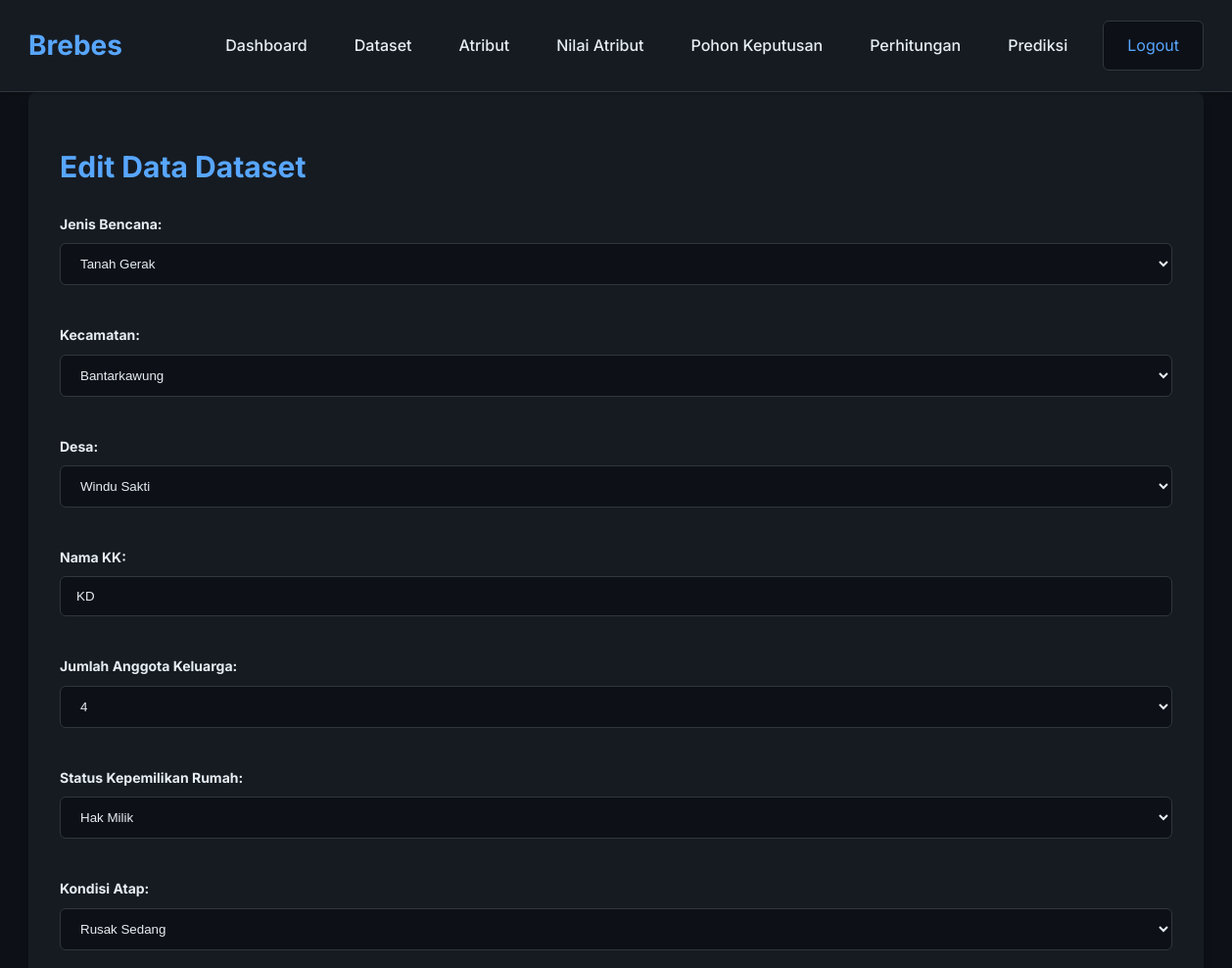
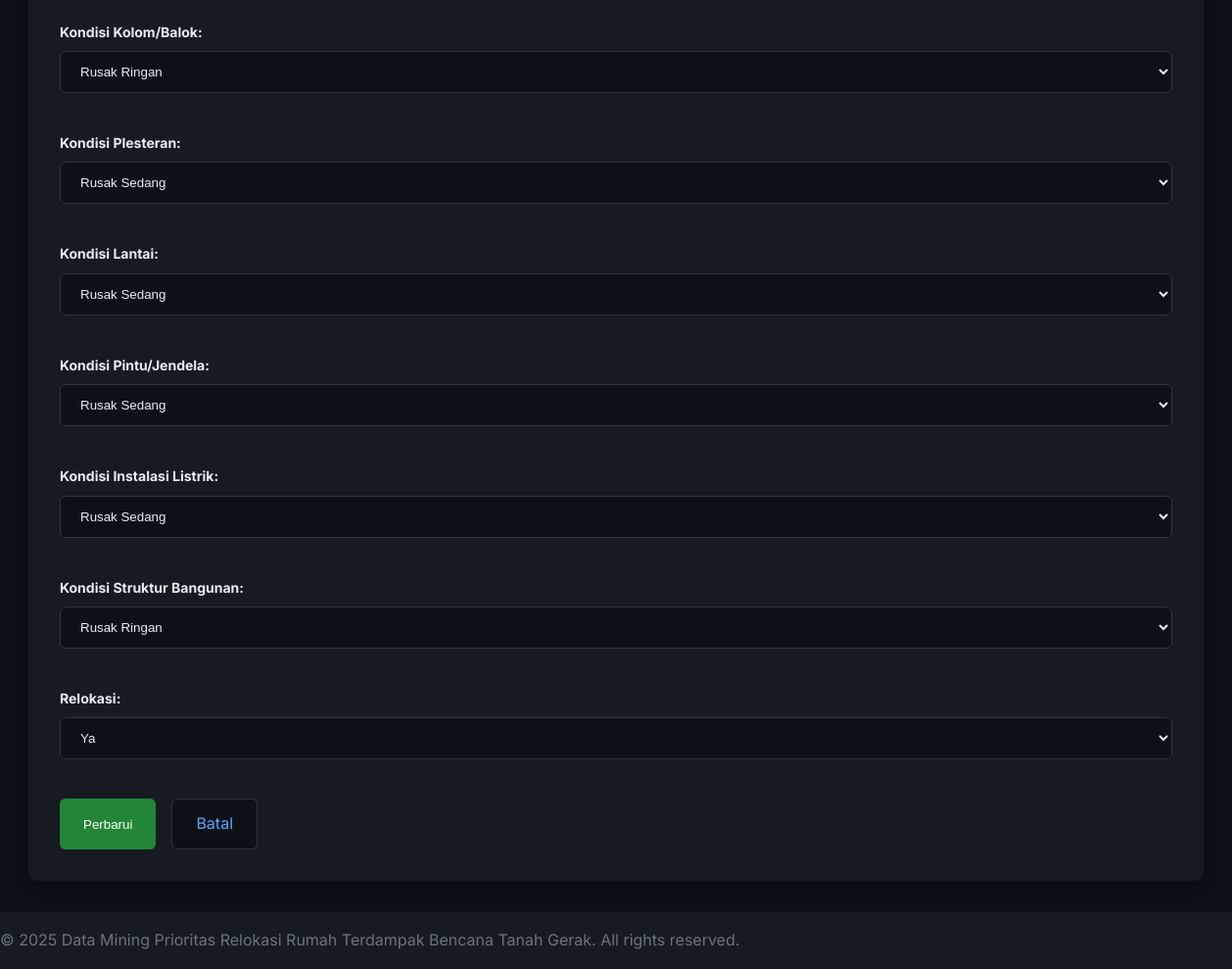
Screenshot of /dataset/edit/2 (signed in) with the database file from the repository (2 pictures, top to bottom).
### app.py (models this page shows)
class Dataset(db.Model):
    __tablename__ = 'tb_dataset'
    id = db.Column(db.Integer, primary_key=True)
    jenis_bencana = db.Column(db.String(50), nullable=False)
    kecamatan = db.Column(db.String(50), nullable=False)
    desa = db.Column(db.String(50), nullable=False)
    nama_kk = db.Column(db.String(100), nullable=False)
    jumlah_anggota_keluarga = db.Column(db.String(10), nullable=False) # Menggunakan string untuk '5+'
    status_kepemilikan_rumah = db.Column(db.String(50), nullable=False)
    kondisi_atap = db.Column(db.String(50), nullable=False)
    kondisi_kolom_balok = db.Column(db.String(50), nullable=False)
    kondisi_plesteran = db.Column(db.String(50), nullable=False)
    kondisi_lantai = db.Column(db.String(50), nullable=False)
    kondisi_pintu_jendela = db.Column(db.String(50), nullable=False)
    kondisi_instalasi_listrik = db.Column(db.String(50), nullable=False)
    kondisi_struktur_bangunan = db.Column(db.String(50), nullable=False)
    relokasi = db.Column(db.String(10), nullable=False) # Kolom target

class NilaiAtribut(db.Model):
    __tablename__ = 'tb_nilai_atribut'
    id = db.Column(db.Integer, primary_key=True)
    id_atribut = db.Column(db.Integer, db.ForeignKey('tb_atribut.id'), nullable=False)
    nilai = db.Column(db.String(100), nullable=False)

### app.py (the view, shortened to what this page needs)
@app.route('/dataset/edit/<int:id>', methods=['GET', 'POST'])
@login_required
def edit_dataset(id):
    data_entry = Dataset.query.get_or_404(id)
    jenis_bencana_values = [na.nilai for na in NilaiAtribut.query.join(Atribut).filter(Atribut.nama == 'JENIS_BENCANA').all()]
    kecamatan_values = [na.nilai for na in NilaiAtribut.query.join(Atribut).filter(Atribut.nama == 'KECAMATAN').all()]
    desa_values = [na.nilai for na in NilaiAtribut.query.join(Atribut).filter(Atribut.nama == 'DESA').all()]
    jumlah_anggota_keluarga_values = [na.nilai for na in NilaiAtribut.query.join(Atribut).filter(Atribut.nama == 'JUMLAH_ANGGOTA_KELUARGA').all()]
    status_kepemilikan_rumah_values = [na.nilai for na in NilaiAtribut.query.join(Atribut).filter(Atribut.nama == 'STATUS_KEPEMILIKAN_RUMAH').all()]
    kondisi_atap_values = [na.nilai for na in NilaiAtribut.query.join(Atribut).filter(Atribut.nama == 'KONDISI_ATAP').all()]
    kondisi_kolom_balok_values = [na.nilai for na in NilaiAtribut.query.join(Atribut).filter(Atribut.nama == 'KONDISI_KOLOM_BALOK').all()]
    kondisi_plesteran_values = [na.nilai for na in NilaiAtribut.query.join(Atribut).filter(Atribut.nama == 'KONDISI_PLESTERAN').all()]
    kondisi_lantai_values = [na.nilai for na in NilaiAtribut.query.join(Atribut).filter(Atribut.nama == 'KONDISI_LANTAI').all()]
    kondisi_pintu_jendela_values = [na.nilai for na in NilaiAtribut.query.join(Atribut).filter(Atribut.nama == 'KONDISI_PINTU_JENDELA').all()]
    kondisi_instalasi_listrik_values = [na.nilai for na in NilaiAtribut.query.join(Atribut).filter(Atribut.nama == 'KONDISI_INSTALASI_LISTRIK').all()]
    kondisi_struktur_bangunan_values = [na.nilai for na in NilaiAtribut.query.join(Atribut).filter(Atribut.nama == 'KONDISI_STRUKTUR_BANGUNAN').all()]
    relokasi_values = ['Ya', 'Tidak']
    return render_template('edit_dataset.html',
                           data=data_entry,
                           jenis_bencana_values=jenis_bencana_values,
                           kecamatan_values=kecamatan_values,
                           desa_values=desa_values,
                           jumlah_anggota_keluarga_values=jumlah_anggota_keluarga_values,
                           status_kepemilikan_rumah_values=status_kepemilikan_rumah_values,
                           kondisi_atap_values=kondisi_atap_values,
                           kondisi_kolom_balok_values=kondisi_kolom_balok_values,
                           kondisi_plesteran_values=kondisi_plesteran_values,
                           kondisi_lantai_values=kondisi_lantai_values,
                           kondisi_pintu_jendela_values=kondisi_pintu_jendela_values,
                           kondisi_instalasi_listrik_values=kondisi_instalasi_listrik_values,
                           kondisi_struktur_bangunan_values=kondisi_struktur_bangunan_values,
                           relokasi_values=relokasi_values)

### app.py (called while the page is built)
def login_required(f):
    from functools import wraps
    @wraps(f)
    def decorated_function(*args, **kwargs):
        if 'logged_in' not in session:
            flash('Anda harus login sebagai admin untuk mengakses halaman ini.', 'warning')
            return redirect(url_for('landing_page')) # Arahkan ke landing page jika tidak login
        return f(*args, **kwargs)
    return decorated_function

### templates/edit_dataset.html (shortened to what this page needs)
{% extends "base.html" %}
{% block content %}
<div class="bg-dark-700 p-8 rounded-lg shadow-lg">
    <h1 class="text-3xl font-bold text-blue-500 mb-6">Edit Data Dataset</h1>
    <form method="POST" action="{{ url_for('edit_dataset', id=data.id) }}" class="grid grid-cols-1 md:grid-cols-2 gap-6">
        <div class="form-group">
            <label for="jenis_bencana" class="block text-gray-300 text-sm font-bold mb-2">Jenis Bencana:</label>
            <select id="jenis_bencana" name="jenis_bencana" required class="form-control">
                {% for val in jenis_bencana_values %}
                <option value="{{ val }}" {% if val == data.jenis_bencana %}selected{% endif %}>{{ val }}</option>
                {% endfor %}
            </select>
        </div>
        <div class="form-group">
            <label for="kecamatan" class="block text-gray-300 text-sm font-bold mb-2">Kecamatan:</label>
            <select id="kecamatan" name="kecamatan" required class="form-control">
                {% for val in kecamatan_values %}
                <option value="{{ val }}" {% if val == data.kecamatan %}selected{% endif %}>{{ val }}</option>
                {% endfor %}
            </select>
        </div>
        <div class="form-group">
            <label for="desa" class="block text-gray-300 text-sm font-bold mb-2">Desa:</label>
            <select id="desa" name="desa" required class="form-control">
                {% for val in desa_values %}
                <option value="{{ val }}" {% if val == data.desa %}selected{% endif %}>{{ val }}</option>
                {% endfor %}
            </select>
        </div>
        <div class="form-group">
            <label for="nama_kk" class="block text-gray-300 text-sm font-bold mb-2">Nama KK:</label>
            <input type="text" id="nama_kk" name="nama_kk" value="{{ data.nama_kk }}" required class="form-control" placeholder="Masukkan nama kepala keluarga">
        </div>
        <div class="form-group">
            <label for="jumlah_anggota_keluarga" class="block text-gray-300 text-sm font-bold mb-2">Jumlah Anggota Keluarga:</label>
            <select id="jumlah_anggota_keluarga" name="jumlah_anggota_keluarga" required class="form-control">
                {% for val in jumlah_anggota_keluarga_values %}
                <option value="{{ val }}" {% if val == data.jumlah_anggota_keluarga %}selected{% endif %}>{{ val }}</option>
                {% endfor %}
            </select>
        </div>
        <div class="form-group">
            <label for="status_kepemilikan_rumah" class="block text-gray-300 text-sm font-bold mb-2">Status Kepemilikan Rumah:</label>
            <select id="status_kepemilikan_rumah" name="status_kepemilikan_rumah" required class="form-control">
                {% for val in status_kepemilikan_rumah_values %}
                <option value="{{ val }}" {% if val == data.status_kepemilikan_rumah %}selected{% endif %}>{{ val }}</option>
                {% endfor %}
            </select>
        </div>
        <div class="form-group">
            <label for="kondisi_atap" class="block text-gray-300 text-sm font-bold mb-2">Kondisi Atap:</label>
            <select id="kondisi_atap" name="kondisi_atap" required class="form-control">
                {% for val in kondisi_atap_values %}
                <option value="{{ val }}" {% if val == data.kondisi_atap %}selected{% endif %}>{{ val }}</option>
                {% endfor %}
            </select>
        </div>
        <div class="form-group">
            <label for="kondisi_kolom_balok" class="block text-gray-300 text-sm font-bold mb-2">Kondisi Kolom/Balok:</label>
            <select id="kondisi_kolom_balok" name="kondisi_kolom_balok" required class="form-control">
                {% for val in kondisi_kolom_balok_values %}
                <option value="{{ val }}" {% if val == data.kondisi_kolom_balok %}selected{% endif %}>{{ val }}</option>
                {% endfor %}
            </select>
        </div>
        <div class="form-group">
            <label for="kondisi_plesteran" class="block text-gray-300 text-sm font-bold mb-2">Kondisi Plesteran:</label>
            <select id="kondisi_plesteran" name="kondisi_plesteran" required class="form-control">
                {% for val in kondisi_plesteran_values %}
                <option value="{{ val }}" {% if val == data.kondisi_plesteran %}selected{% endif %}>{{ val }}</option>
                {% endfor %}
            </select>
        </div>
        <div class="form-group">
            <label for="kondisi_lantai" class="block text-gray-300 text-sm font-bold mb-2">Kondisi Lantai:</label>
            <select id="kondisi_lantai" name="kondisi_lantai" required class="form-control">
                {% for val in kondisi_lantai_values %}
                <option value="{{ val }}" {% if val == data.kondisi_lantai %}selected{% endif %}>{{ val }}</option>
                {% endfor %}
            </select>
        </div>
        <div class="form-group">
            <label for="kondisi_pintu_jendela" class="block text-gray-300 text-sm font-bold mb-2">Kondisi Pintu/Jendela:</label>
            <select id="kondisi_pintu_jendela" name="kondisi_pintu_jendela" required class="form-control">
                {% for val in kondisi_pintu_jendela_values %}
                <option value="{{ val }}" {% if val == data.kondisi_pintu_jendela %}selected{% endif %}>{{ val }}</option>
                {% endfor %}
            </select>
        </div>
        <div class="form-group">
            <label for="kondisi_instalasi_listrik" class="block text-gray-300 text-sm font-bold mb-2">Kondisi Instalasi Listrik:</label>
            <select id="kondisi_instalasi_listrik" name="kondisi_instalasi_listrik" required class="form-control">
                {% for val in kondisi_instalasi_listrik_values %}
                <option value="{{ val }}" {% if val == data.kondisi_instalasi_listrik %}selected{% endif %}>{{ val }}</option>
                {% endfor %}
            </select>
        </div>
        <div class="form-group">
            <label for="kondisi_struktur_bangunan" class="block text-gray-300 text-sm font-bold mb-2">Kondisi Struktur Bangunan:</label>
            <select id="kondisi_struktur_bangunan" name="kondisi_struktur_bangunan" required class="form-control">
                {% for val in kondisi_struktur_bangunan_values %}
                <option value="{{ val }}" {% if val == data.kondisi_struktur_bangunan %}selected{% endif %}>{{ val }}</option>
                {% endfor %}
            </select>
        </div>
        <div class="form-group">
            <label for="relokasi" class="block text-gray-300 text-sm font-bold mb-2">Relokasi:</label>
            <select id="relokasi" name="relokasi" required class="form-control">
                {% for val in relokasi_values %}
                <option value="{{ val }}" {% if val == data.relokasi %}selected{% endif %}>{{ val }}</option>
                {% endfor %}
            </select>
        </div>
        <div class="col-span-1 md:col-span-2 flex gap-4 mt-6">
            <button type="submit" class="btn btn-primary">Perbarui</button>
            <a href="{{ url_for('dataset') }}" class="btn btn-secondary">Batal</a>
        </div>
    </form>
</div>
{% endblock %}

### static/css/style.css (style rules this page uses)
body { font-family: 'Inter', sans-serif; background-color: #0d1117; color: #e6edf3; margin: 0; padding: 0; box-sizing: border-box; line-height: 1.6; }
h1, h2, h3, h4, h5, h6 { color: #e6edf3; margin-bottom: 0.5em; }
a { color: #58a6ff; text-decoration: none; }
.flex { display: flex; }
.flex-col { flex-direction: column; }
.grid { display: grid; }
.gap-4 { gap: 1rem; }
.gap-6 { gap: 1.5rem; }
.rounded-lg { border-radius: 0.5rem; }
.shadow-lg { box-shadow: 0 10px 15px -3px rgba(0, 0, 0, 0.1), 0 4px 6px -2px rgba(0, 0, 0, 0.05); }
.bg-dark-700 { background-color: #161b22; }
.text-blue-500 { color: #58a6ff; }
.text-gray-300 { color: #c9d1d9; }
.font-bold { font-weight: 700; }
.text-sm { font-size: 0.875rem; }
.text-3xl { font-size: 1.875rem; }
.mb-2 { margin-bottom: 0.5rem; }
.mb-6 { margin-bottom: 1.5rem; }
.p-8 { padding: 2rem; }
.btn { display: inline-block; padding: 0.75rem 1.5rem; border-radius: 0.375rem; text-align: center; cursor: pointer; transition: background-color 0.2s ease-in-out, transform 0.2s ease-in-out; white-space: nowrap; }
.btn-primary { background-color: #238636; color: white; border: none; }
.btn-secondary { background-color: #0d1117; color: #58a6ff; border: 1px solid #30363d; }
.form-group { margin-bottom: 1rem; }
.form-group label { display: block; margin-bottom: 0.5rem; color: #e6edf3; }
.form-control { width: 100%; padding: 0.75rem 1rem; background-color: #0d1117; border: 1px solid #30363d; border-radius: 0.375rem; color: #e6edf3; box-sizing: border-box; }

### rows the page displays
Dataset: jenis_bencana "Tanah Gerak", kecamatan "Bantarkawung", nama_kk "KD", jumlah_anggota_keluarga "4", status_kepemilikan_rumah "Hak Milik", kondisi_atap "Rusak Sedang", kondisi_kolom_balok "Rusak Ringan", kondisi_plesteran "Rusak Sedang", kondisi_lantai "Rusak Sedang", kondisi_pintu_jendela "Rusak Sedang", kondisi_instalasi_listrik "Rusak Sedang", kondisi_struktur_bangunan "Rusak Ringan"

### other values shown
form field desa "Windu Sakti"
form field relokasi "Ya"
